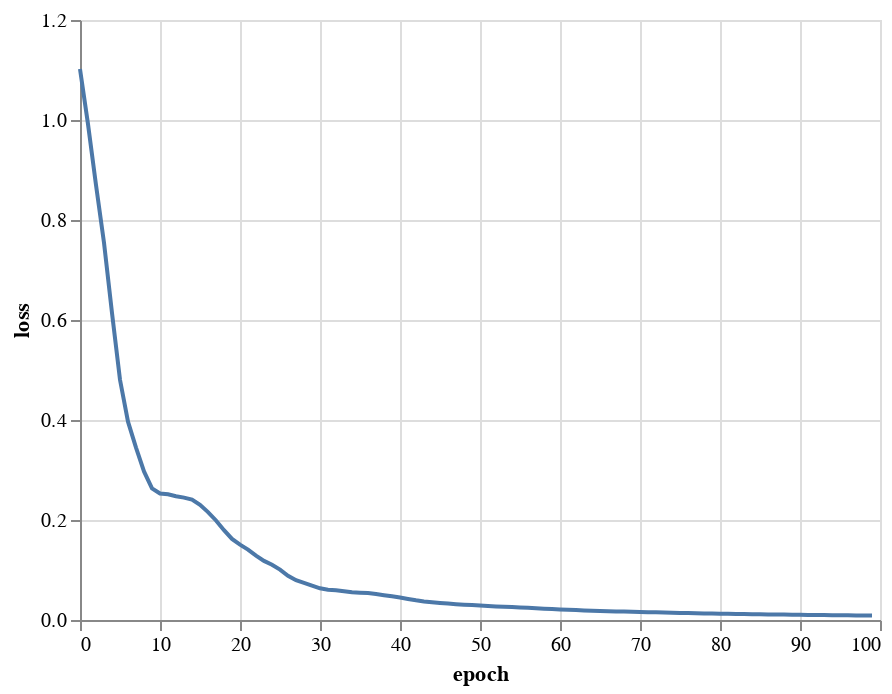

The cell this chart's notebook holds for it:
### Code cell
plot_loss(loss_over_time)

### Figure 1 — Vega-Lite specification as saved in the notebook (floating-point values rounded to 4 significant figures)
{"config": {"view": {"continuousWidth": 400, "continuousHeight": 300}}, "data": {"name": "data-df9a7558ebe49efd513f6bc9ee9098e8"}, "mark": "line", "encoding": {"x": {"field": "epoch", "type": "quantitative"}, "y": {"field": "loss", "type": "quantitative"}}, "$schema": "https://vega.github.io/schema/vega-lite/v4.17.0.json", "datasets": {"data-df9a7558ebe49efd513f6bc9ee9098e8": [{"epoch": 0, "loss": 1.102}, {"epoch": 1, "loss": 0.9917}, {"epoch": 2, "loss": 0.8701}, {"epoch": 3, "loss": 0.7543}, {"epoch": 4, "loss": 0.6141}, {"epoch": 5, "loss": 0.4805}, {"epoch": 6, "loss": 0.3966}, {"epoch": 7, "loss": 0.3449}, {"epoch": 8, "loss": 0.2972}, {"epoch": 9, "loss": 0.2634}, {"epoch": 10, "loss": 0.253}, {"epoch": 11, "loss": 0.2513}, {"epoch": 12, "loss": 0.2476}, {"epoch": 13, "loss": 0.2448}, {"epoch": 14, "loss": 0.2407}, {"epoch": 15, "loss": 0.2304}, {"epoch": 16, "loss": 0.2159}, {"epoch": 17, "loss": 0.1991}, {"epoch": 18, "loss": 0.1796}, {"epoch": 19, "loss": 0.1621}, {"epoch": 20, "loss": 0.1507}, {"epoch": 21, "loss": 0.1408}, {"epoch": 22, "loss": 0.1286}, {"epoch": 23, "loss": 0.1182}, {"epoch": 24, "loss": 0.1105}, {"epoch": 25, "loss": 0.1007}, {"epoch": 26, "loss": 0.08848}, {"epoch": 27, "loss": 0.07956}, {"epoch": 28, "loss": 0.07441}, {"epoch": 29, "loss": 0.06892}, {"epoch": 30, "loss": 0.06335}, {"epoch": 31, "loss": 0.06068}, {"epoch": 32, "loss": 0.05968}, {"epoch": 33, "loss": 0.05764}, {"epoch": 34, "loss": 0.05537}, {"epoch": 35, "loss": 0.05446}, {"epoch": 36, "loss": 0.05377}, {"epoch": 37, "loss": 0.05197}, {"epoch": 38, "loss": 0.04967}, {"epoch": 39, "loss": 0.04748}, {"epoch": 40, "loss": 0.04494}, {"epoch": 41, "loss": 0.042}, {"epoch": 42, "loss": 0.03932}, {"epoch": 43, "loss": 0.03717}, {"epoch": 44, "loss": 0.03543}, {"epoch": 45, "loss": 0.03403}, {"epoch": 46, "loss": 0.03286}, {"epoch": 47, "loss": 0.03173}, {"epoch": 48, "loss": 0.03069}, {"epoch": 49, "loss": 0.02979}, {"epoch": 50, "loss": 0.02889}, {"epoch": 51, "loss": 0.02795}, {"epoch": 52, "loss": 0.0272}, {"epoch": 53, "loss": 0.0266}, {"epoch": 54, "loss": 0.02587}, {"epoch": 55, "loss": 0.02504}, {"epoch": 56, "loss": 0.02429}, {"epoch": 57, "loss": 0.02355}, {"epoch": 58, "loss": 0.02271}, {"epoch": 59, "loss": 0.02186}, {"epoch": 60, "loss": 0.02115}, {"epoch": 61, "loss": 0.02051}, {"epoch": 62, "loss": 0.01983}, {"epoch": 63, "loss": 0.01918}, {"epoch": 64, "loss": 0.01863}, {"epoch": 65, "loss": 0.01811}, {"epoch": 66, "loss": 0.01761}, {"epoch": 67, "loss": 0.01716}, {"epoch": 68, "loss": 0.01677}, {"epoch": 69, "loss": 0.0164}, {"epoch": 70, "loss": 0.01603}, {"epoch": 71, "loss": 0.01565}, {"epoch": 72, "loss": 0.01527}, {"epoch": 73, "loss": 0.01488}, {"epoch": 74, "loss": 0.0145}, {"epoch": 75, "loss": 0.01412}, {"epoch": 76, "loss": 0.01377}, {"epoch": 77, "loss": 0.01345}, {"epoch": 78, "loss": 0.01315}, {"epoch": 79, "loss": 0.01286}, {"epoch": 80, "loss": 0.01258}, {"epoch": 81, "loss": 0.01233}, {"epoch": 82, "loss": 0.01209}, {"epoch": 83, "loss": 0.01185}, {"epoch": 84, "loss": 0.01163}, {"epoch": 85, "loss": 0.01141}, {"epoch": 86, "loss": 0.01119}, {"epoch": 87, "loss": 0.01097}, {"epoch": 88, "loss": 0.01076}, {"epoch": 89, "loss": 0.01055}, {"epoch": 90, "loss": 0.01035}, {"epoch": 91, "loss": 0.01015}, {"epoch": 92, "loss": 0.00997}, {"epoch": 93, "loss": 0.009794}, {"epoch": 94, "loss": 0.009621}, {"epoch": 95, "loss": 0.009452}, {"epoch": 96, "loss": 0.00929}, {"epoch": 97, "loss": 0.009132}, {"epoch": 98, "loss": 0.008977}, {"epoch": 99, "loss": 0.008825}]}}
